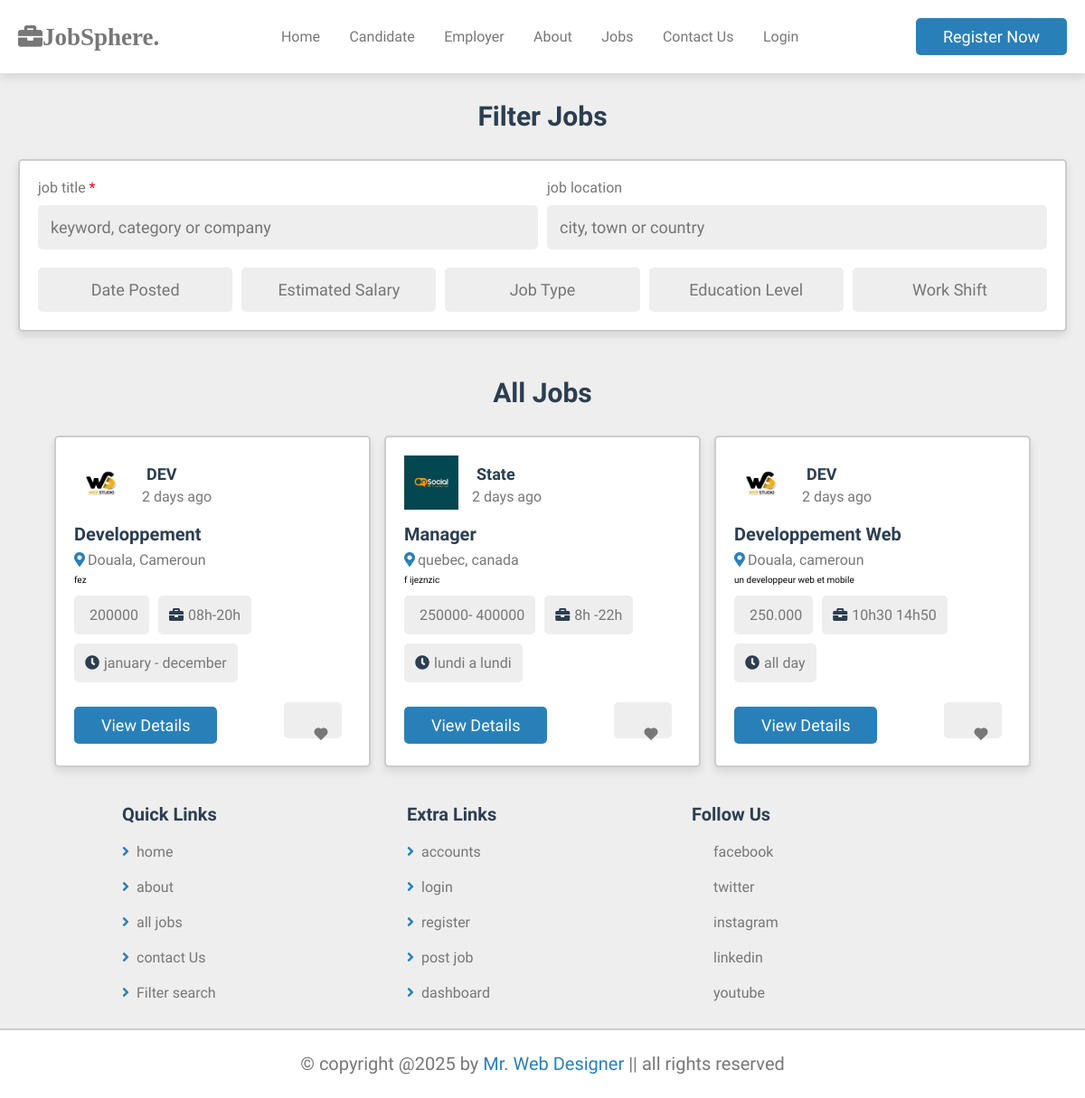
Screenshot of /project/jobs.php with the database file from the repository.
### tables this page shows
CREATE TABLE IF NOT EXISTS `job_post` (
  `job_post_id` int NOT NULL AUTO_INCREMENT,
  `user_id` int NOT NULL,
  `title` varchar(255) NOT NULL,
  `description` text,
  `requirement` text,
  `qualification` text,
  `salary_range` varchar(100) DEFAULT NULL,
  `part_time` varchar(20) DEFAULT NULL,
  `day_shift` varchar(20) DEFAULT NULL,
  `post_date` datetime DEFAULT CURRENT_TIMESTAMP,
  `state` varchar(50) DEFAULT 'active',
  `created_at` datetime DEFAULT CURRENT_TIMESTAMP,
  `updated_at` datetime DEFAULT CURRENT_TIMESTAMP ON UPDATE CURRENT_TIMESTAMP,
  `skills` text,
  `town` varchar(100) DEFAULT NULL,
  `country` varchar(100) DEFAULT NULL,
  PRIMARY KEY (`job_post_id`),
  KEY `user_id` (`user_id`)
);

CREATE TABLE IF NOT EXISTS `user` (
  `user_id` int NOT NULL AUTO_INCREMENT,
  `name` varchar(100) NOT NULL,
  `second_name` varchar(70) DEFAULT NULL,
  `email` varchar(100) NOT NULL,
  `date_of_b` date DEFAULT NULL,
  `password` varchar(50) NOT NULL,
  `role` enum('candidate','employer','admin') NOT NULL,
  `gender` varchar(10) DEFAULT NULL,
  `phone` varchar(30) DEFAULT NULL,
  `image` varchar(100) NOT NULL,
  `town` varchar(50) NOT NULL,
  `country` varchar(50) NOT NULL,
  `company_type` varchar(30) NOT NULL,
  `company_num` varchar(70) NOT NULL,
  `created_at` datetime DEFAULT CURRENT_TIMESTAMP,
  `updated_at` datetime DEFAULT CURRENT_TIMESTAMP ON UPDATE CURRENT_TIMESTAMP,
  PRIMARY KEY (`user_id`),
  UNIQUE KEY `email` (`email`)
);

### project/jobs.php (the view, shortened to what this page needs)
<!DOCTYPE html>
<html lang="en">
<head>
    <link rel="stylesheet" href="css/style.css">
    <link rel="stylesheet" href="https://cdnjs.cloudflare.com/ajax/libs/font-awesome/5.7.2/css/all.min.css"/>
    <link rel="stylesheet" href="https://cdnjs.cloudflare.com/ajax/libs/boxicons/2.1.0/css/boxicons.min.css"/>
</head>
<body>
     <?php
     include ("header.php");
     ?>
    <section class="job-filter">
        <h1 class="heading">filter jobs</h1>
        <form action="" method="post">
            <div class="flex">
                <div class="box">
                    <p>job title <span>*</span></p>
                    <input type="text" name="title" placeholder="keyword, category or company" required maxlength="20" class="input">
                </div>
                <div class="box">
                    <p>job location</p>
                    <input type="text" name="location" placeholder="city, town or country" required maxlength="20" class="input">
                </div>
            </div>
            <div class="dropdown-container">
                <div class="dropdown">
                    <input type="text" readonly placeholder="date posted" name="date" maxlength="20" class="output">
                </div>
                <div class="dropdown">
                    <input type="text" readonly placeholder="estimated salary" name="date" maxlength="20" class="output">
                </div>
                <div class="dropdown">
                    <input type="text" readonly placeholder="job type" name="date" maxlength="20" class="output">
                </div>
                <div class="dropdown">
                    <input type="text" readonly placeholder="education level" name="date" maxlength="20" class="output">
                </div>
                <div class="dropdown">
                    <input type="text" readonly placeholder="work shift" name="date" maxlength="20" class="output">
                </div>
            </div>
        </form>
    </section>
    <section class="jobs-container">
        <h1 class="heading">all jobs</h1>
        <div class="box-container">
        <?php
            include("connect.php");
            $sql =" SELECT * FROM job_post";
            $result = mysqli_query($conn, $sql);
            while ($row = mysqli_fetch_assoc($result)) {
                $jobid=$row['user_id'];
                $imager="SELECT * FROM user where user_id=$jobid";
                $rt=mysqli_query($conn,$imager);
                $row1=mysqli_fetch_assoc($rt);
                $imageE=$row1['image'];
                $nameE=$row1['name']
            ?>
            <div class="box">
                <div class="company">
                    <img src="./<?php echo $imageE?>" alt="">
                    <div>
                        <h3><?php echo $nameE?></h3>
                        <p>2 days ago</p>
                    </div>
                </div>
                <h3 class="job-title"><?php echo $row['title']?></h3>
                <p class="location"><i class="fas fa-map-marker-alt"></i><span><?php echo $row['town']?>, <?php echo $row['country']?></span></p>
                <p><?php echo$row['qualification']?></p>
                <div class="tags">
                    <p><i class="fas fa-indian-rupee-sign"></i><span><?php echo $row['salary_range']?></span></p>
                    <p><i class="fas fa-briefcase"></i><span><?php echo $row['part_time']?></span></p>
                    <p><i class="fas fa-clock"></i><span><?php echo $row['day_shift']?></span></p>
                </div>
                <div class="flex-btn">
                    <a href="view_jobs.php?id=<?php echo$row['job_post_id']?>" class="btn">View details</a>
                    <button type="submit" class="bx bxs-heart" name="save"></button>
                </div>
            </div>
            <?php
                    }
                ?>
        </div>
    </section>
    <?php
     include ("footer.php");
    ?>
</body>
</html>

### project/header.php (shortened to what this page needs)
<header class="header">
    <section class="flex">
        <a href="home.php" class="logo"><i class="fa fa-briefcase">JobSphere.</i></a>
        <nav class="navbar">
            <a href="home.php">Home</a>
            <a href="candidate.php">Candidate</a>
             <a href="employer.php">Employer</a>
            <a href="about.php">about</a>
            <a href="jobs.php">Jobs</a>
            <a href="contact.php">Contact Us</a>
            <?php
              if(isset($_SESSION["name"])) {
            ?>
               <a href="./user/index.php"><?php echo$name ?></a>
               <a href="destroy.php">Log out</a>
               <?php } else {
              ?>
            <a href="login.php">Login</a>
        </nav>
        <a href="#" id="openModalBtn" class="btn" style="margin-top: 0;">Register Now</a>
        <?php }?>
    </section>
</header>

### project/footer.php
<footer class="footer">
    <section class="grid">
        <div class="box">
            <h3>quick links</h3>
            <a href="home.php"><i class="fas fa-angle-right"></i>home</a>
            <a href="about.php"><i class="fas fa-angle-right"></i>about</a>
            <a href="jobs.php"><i class="fas fa-angle-right"></i>all jobs</a>
            <a href="contact.php"><i class="fas fa-angle-right"></i>contact Us</a>
            <a href="#"><i class="fas fa-angle-right"></i>Filter search</a>
        </div>
        <div class="box">
            <h3>extra links</h3>
            <a href="#"><i class="fas fa-angle-right"></i>accounts</a>
            <a href="login.php"><i class="fas fa-angle-right"></i>login</a>
            <a href="register.php"><i class="fas fa-angle-right"></i>register</a>
            <a href="#"><i class="fas fa-angle-right"></i>post job</a>
            <a href="#"><i class="fas fa-angle-right"></i>dashboard</a>
        </div>
        <div class="box">
            <h3>follow us</h3>
            <a href="#"><i class="fa fa-facebook"></i>facebook</a>
            <a href="#"><i class="fa fa-twitter"></i>twitter</a>
            <a href="#"><i class="fa fa-instagram"></i>instagram</a>
            <a href="#"><i class="fa fa-linkedin"></i>linkedin</a>
            <a href="#"><i class="fa fa-youtube"></i>youtube</a>
        </div>
    </section>
    <div class="credit">&copy; copyright @2025 by <span>Mr. web designer</span> || all rights reserved</div>
</footer>

### project/header.php (style rules this page uses)
button { background-color: #2980b9; color: white; padding: 15px 32px; margin: 10px; border: none; border-radius: 4px; cursor: pointer; }

### rows the page displays
job_post: user.image (picture), user.name "DEV", title "Developpement", town "Douala", country "Cameroun", qualification "fez", salary_range "200000", part_time "08h-20h", day_shift "january - december"
job_post: user.image (picture), user.name "State", title "Manager", town "quebec", country "canada", qualification "f ijeznzic", salary_range "250000- 400000", part_time "8h -22h", day_shift "lundi a lundi"
job_post: user.image (picture), user.name "DEV", title "Developpement Web", town "Douala", country "cameroun", qualification "un developpeur web et mobile", salary_range "250.000", part_time "10h30 14h50", day_shift "all day"
